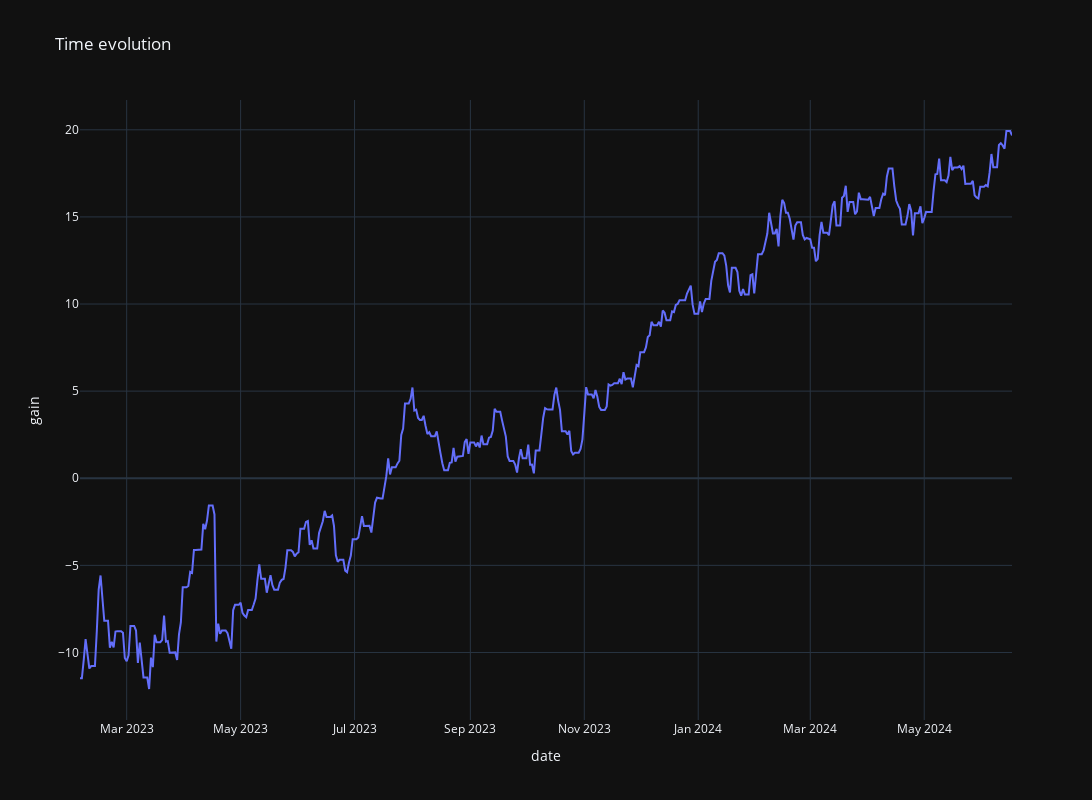

Notebook cell for this chart:
### Code cell
fig = px.line(
    time_evol_all,
    x="date",
    y="gain",
    title="Time evolution",
    template="plotly_dark",
    width=1200,
    height=800,
)

# showing the plot
fig.show()

### Figure 1 — Plotly figure (JSON) as saved in the notebook; plotly's stock layout.template omitted (floating-point values rounded to 4 significant figures; data arrays with more than 128 entries replaced by an {"elided": "..."} marker saying what was removed)
{"data": [{"hovertemplate": "date=%{x}<br>gain=%{y}<extra></extra>", "legendgroup": "", "line": {"color": "#636efa", "dash": "solid"}, "marker": {"symbol": "circle"}, "mode": "lines", "name": "", "orientation": "v", "showlegend": false, "type": "scatter", "x": {"elided": "500 str values"}, "xaxis": "x", "y": {"elided": "500 float values"}, "yaxis": "y"}], "layout": {"height": 800, "legend": {"tracegroupgap": 0}, "title": {"text": "Time evolution"}, "width": 1200, "xaxis": {"anchor": "y", "domain": [0, 1], "title": {"text": "date"}}, "yaxis": {"anchor": "x", "domain": [0, 1], "title": {"text": "gain"}}}}
